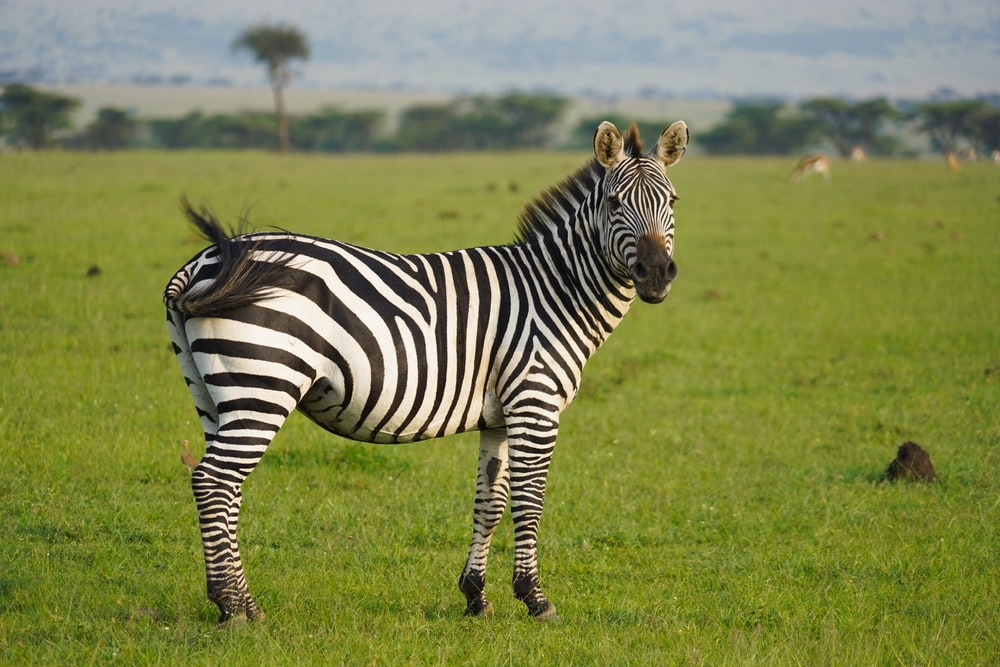
#> input picture photos/cat.jpg, 1000 x 667 px, found by its file name
$ python 08_changeImageColourSpace.py
#> lines starting #> are read from the running program, lines starting #| are printed output that depends on the picture
import cv2 as cv

img=cv.imread('openCV/photos/cat.jpg')
#> img is the input picture: shape (667, 1000, 3); mean B, G, R 76.5, 132.7, 126.3

#colour changing
b,g,r = cv.split(img)
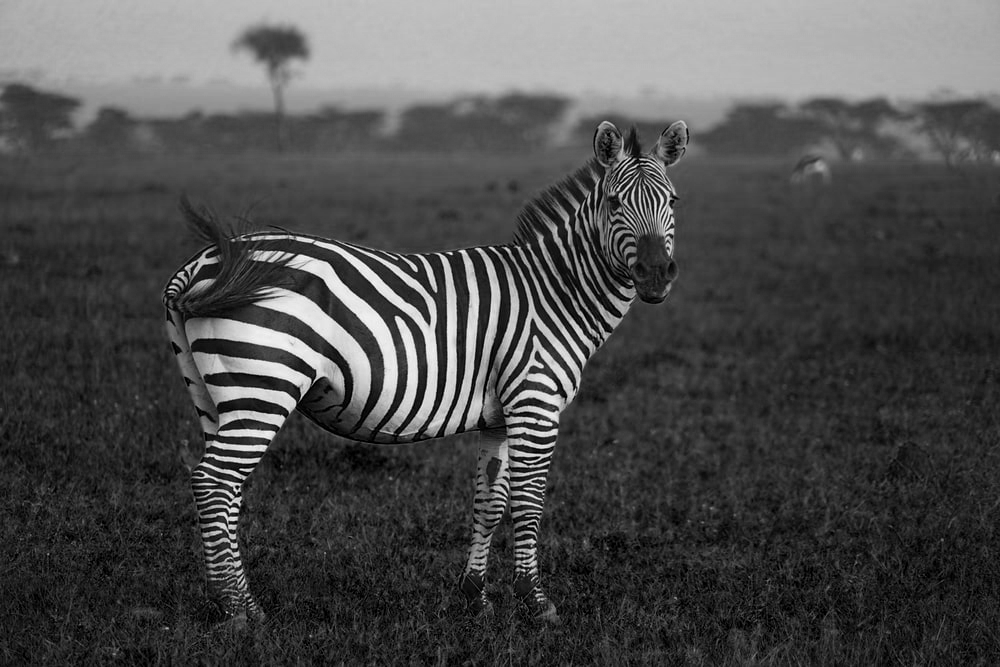
#> b: shape (667, 1000); min 0, max 250, mean 76.5
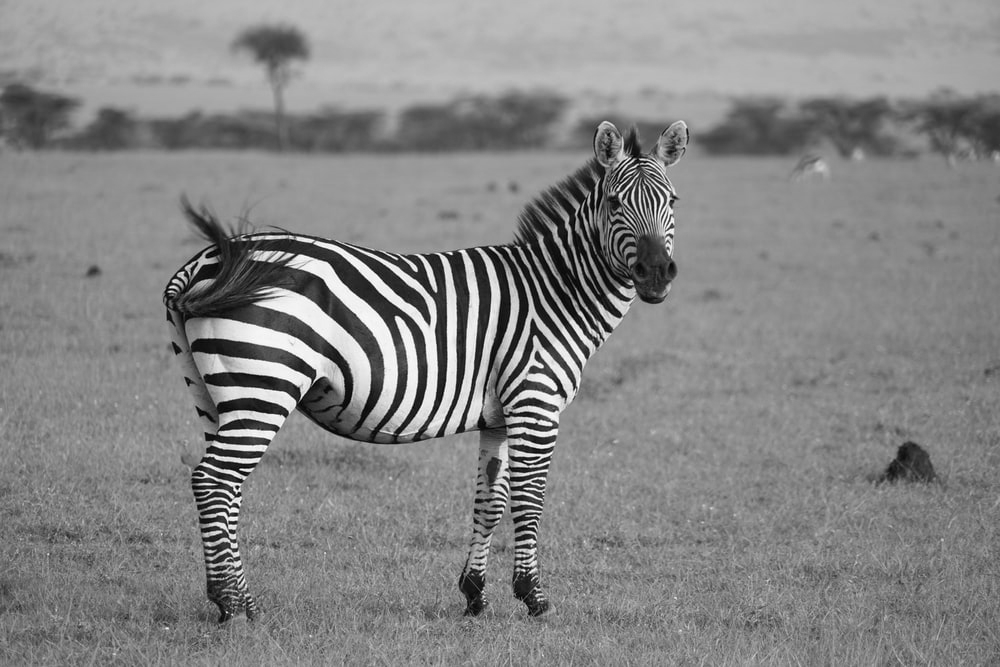
#> g: shape (667, 1000); min 0, max 255, mean 132.7
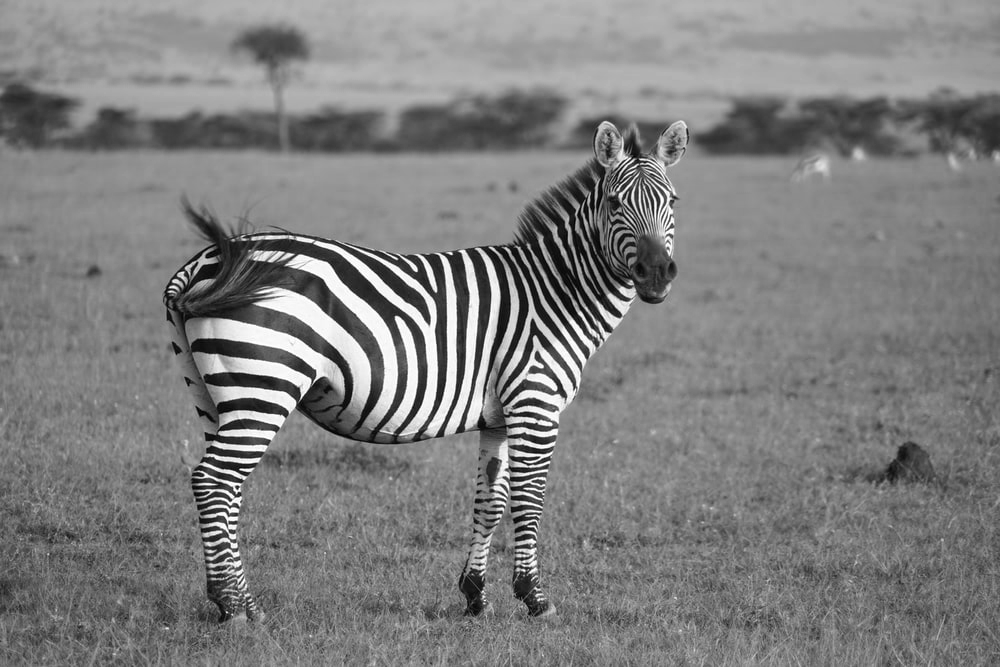
#> r: shape (667, 1000); min 0, max 255, mean 126.3
cv.imshow('B', b)
cv.imshow('R', r)
cv.imshow('G', g)


cv.waitKey(0)

$ run again, with photos/dog.jpg copied over photos/cat.jpg
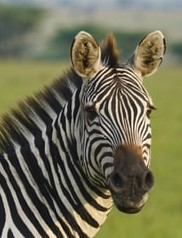
#> input picture photos/dog.jpg, 182 x 238 px, found by its file name
#> img is the input picture: shape (238, 182, 3); mean B, G, R 84.8, 111.1, 112.5
#> `b,g,r = cv.split(img)`:
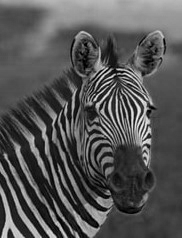
#> b: shape (238, 182); min 0, max 240, mean 84.8
#> `b,g,r = cv.split(img)`:
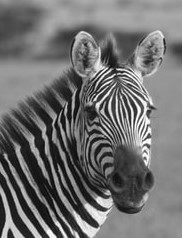
#> r: shape (238, 182); min 0, max 255, mean 112.5
